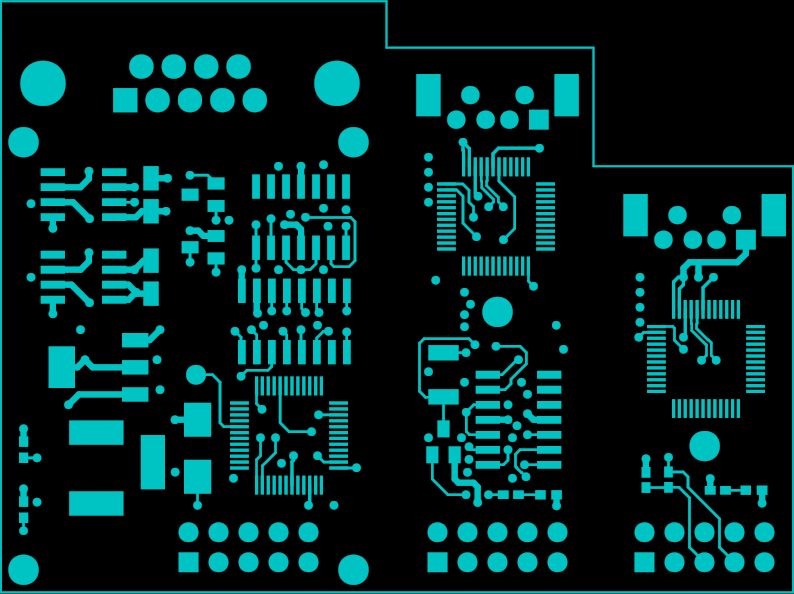
%> input picture input/Gerber/tif/HRNG_CRL1084_L1.tif, 794 x 594 px
$ octave --eval "Comparison;"   (GNU Octave 9; MATLAB toolbox functions it lacks are replaced by stand-ins)
%> lines starting %> are read from the running program, lines starting %| are printed output that depends on the picture; in (x1, y1, x2, y2) boxes, pixels count from 0 and x2, y2 are one past the last pixel; in counts of white or black regions, pixels touching at a corner belong together; the program's own positions count from 1
### Code/gDarkLayer.m
function[gCircles]  = gDarkLayer(GerberBinary)

    % output_filename = 'After_PreP_gDark.jpg';
    % imwrite(GerberBinary, output_filename);

    % Perform circle detection for the first radius range
    [radiusRange1] = [2, 4];
    [centers1, radii1] = imfindcircles(GerberBinary, radiusRange1,"ObjectPolarity",'bright', "Sensitivity",0.85,"EdgeThreshold",0.75,"Method","TwoStage");
    % circles1 = [centers1, radii1];


    % Perform circle detection for the second radius range
    [radiusRange2] = [6, 10];
    [centers2, radii2] = imfindcircles(GerberBinary, radiusRange2, "ObjectPolarity",'bright', "Sensitivity",0.85,"EdgeThreshold",0.9,"Method","TwoStage");
    % circles2 = [centers2, radii2];

    % Perform circle detection for the third radius range
    [radiusRange3] = [10, 26];
    [centers3, radii3] = imfindcircles(GerberBinary, radiusRange3,"ObjectPolarity",'bright', "Sensitivity",0.85,"EdgeThreshold",0.9,"Method","TwoStage");
    % circles3 = [centers3, radii3];

    % Combine the circle data with radius range information
    centers = [centers1; centers2; centers3];
    radii = [radii1; radii2; radii3];

    gCircles = [centers, radii];

    % [10 lines of commented-out code are left out]

end

### Code/Comparison.m
function[] = Comparison()
% This function should take 2 inputs one gerber file and its corresponding
% X Ray image

%============================== GERBER IMAGE ===================================

% Read Gerber file
imgGerber = imread("../Gerber/HRNG_CRL1084_L1.tif");
%> imgGerber is the input picture: size 594x794x3 uint8; mean R, G, B 0, 36.5, 36.5
GerberGray = im2gray(imgGerber);
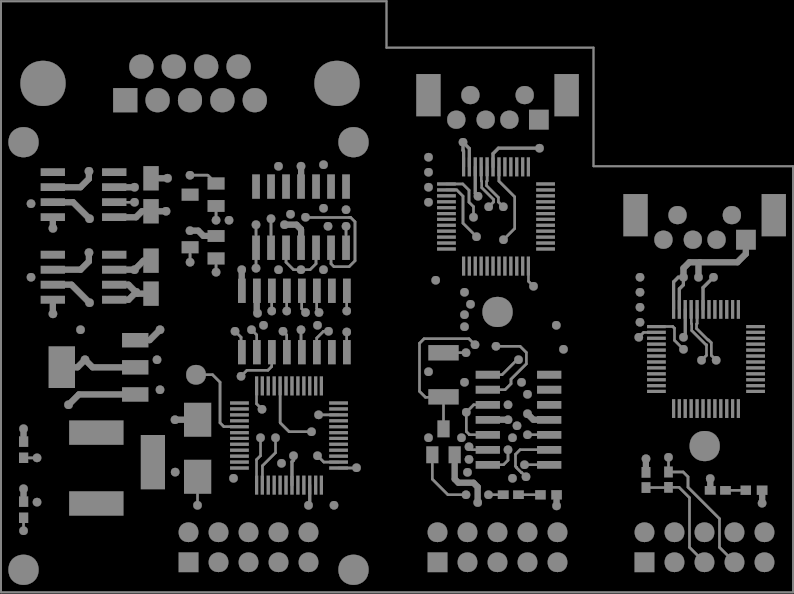
%> GerberGray: size 594x794 uint8; min 0, max 137, mean 25.6
GerberBinary = imbinarize(GerberGray, "global");
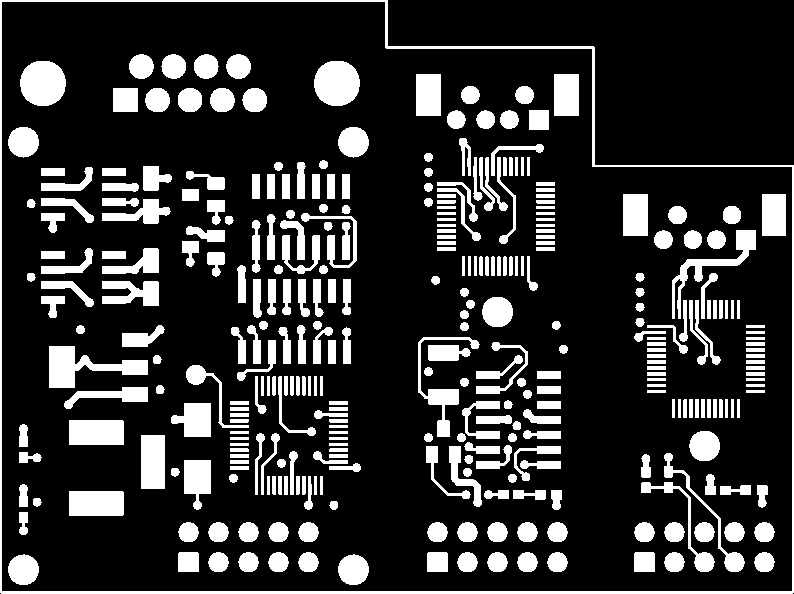
%> GerberBinary: size 594x794 logical; 19.3% white; 340 white regions, largest, box (x1, y1, x2, y2) and area: (0, 0, 794, 594) 6694, (49, 346, 148, 388) 1856, (314, 61, 360, 106) 1667
%> the run ends on the next line

% disp(size(imgGerber));
% pause(5);

% ----------------------Identify holes------------------------

%Process Gerber file based on the background of the file
if sum(GerberBinary(:) == 0) > sum(GerberBinary(:) == 1)
    % Dark Background
    % CALL radiusRange takes input GERBER BINARY file
    % returns all the circles detected with there Centers and radii
    gCircles = gDarkLayer(GerberBinary);
else
    % Light Background
    % CALL otherLayers
    gCircles = gBrightLayer(GerberBinary);
end

disp(gCircles)
disp((size(gCircles, 1)))
% ------------------------------------------------------------

% -------------------Selection of Baseline---------------------
% Sort the circles of gerber file 3 - radius, 2 - X , 1 - Y
sortedCircles = sortrows(gCircles, [-3, 1, 2]);
disp(sortedCircles);

disp(sortedCircles(1, 2:3))
% Baseline Selection (Row, Col)
BL = [sortedCircles(1:2, 1), sortedCircles(1:2, 2)];
BL = sortrows(BL,1);
disp(BL);

%---------------------------------------------------------------

% transulation and Axis rotation (changes all the values in coordinates)
% newCircles = Transulate(gCircles, BL);
% newCircles = sortrows(newCircles, [-3, 2, 1]);
% disp(newCircles)
% disp(size(newCircles,1))

%-----------------Generate Properties GERBER ---------------------

% Generate Distance and angle

newCircles = GenerateProp(BL, gCircles);
newCircles = sortrows(newCircles, [-3, 4, 5]);

% filename = 'output_Gerber.xlsx';  % Specify the Excel file name
% writematrix(newCircles, filename);

disp(newCircles)
disp(size(newCircles,1))


%============================== X RAY IMAGE ===================================

% based on the Generated Distance and angle look of the hole in the XRay
% Image

XRay = imread("../report_3/front_crop_22.tif");

% disp("XRay")
% disp(size(XRay))
% pause(5);

XRay = imresize(XRay, size(GerberGray));

% disp("XRay after resize")
% disp(size(XRay))
% pause(5);

% ----------------------Identify holes------------------------
xCircles = getCirclesXRay(XRay);
% ------------------------------------------------------------

disp("-------------XRay image--------------")

% -------------------Selection of Baseline---------------------
% Sort the circles of XRay file 3 - radius, 1 - X , 2 - Y
sortedXCircles = sortrows(xCircles, [-3, 1, 2]);
disp(sortedXCircles);

% disp(sortedXCircles(1, 2:3))
% Baseline Selection (Row, Col)
xBL = [sortedXCircles(1:2, 1), sortedXCircles(1:2, 2)];
xBL = sortrows(xBL,1);
disp(xBL);
% --------------------------------------------------------------

%-----------------Generate Properties X Ray ---------------------
newXCircles = GenerateProp(xBL,xCircles);

newXCircles = sortrows(newXCircles,[-3, 4, 5]);

% filename = 'output_Xray.xlsx';  % Specify the Excel file name
% writematrix(newXCircles, filename);

disp(newXCircles);
disp(size(newXCircles,1));

%============================ MATCHING the HOLES =================================

% MATCHING THE HOLE OF GERBER TO XRAY.

% Set the threshold values
coordThreshold = 20;    % Adjust according to your needs
radiusThreshold = 3; % Adjust according to your needs
distanceThreshold = 13; % Adjust according to your needs
angleThreshold = 2;   % Adjust according to your needs

% Initialize a logical vector to store the presence of holes in Gerber but not in XRay
nG = height(newCircles);
holesInGerber = false(nG, 1);
holesInXray = false(height(newXCircles),1);
count = 0;

% Threshold to be compared for each iteration
angle = 0;
distance = 0;

% Threshold incrementing values
aTincrement = 0.154;
dTincrement = 1;

% Initialize a cell array to store matching coordinates
matchingCoordinates = cell(height(newCircles), 2);
k = 1;
while angleThreshold > angle && distanceThreshold > distance

    % Iterate over each hole in the Gerber data
    for i = 1:size(newCircles, 1)
        if holesInGerber(i) == true
            continue;
        end
        gerberX = newCircles(i, 1);
        gerberY = newCircles(i, 2);
        gerberRadius = newCircles(i, 3);
        gerberDistance = newCircles(i, 4);
        gerberAngle = newCircles(i, 5);

        % Initialize a flag to indicate if the hole is found in XRay
        flag = false;

        %Iterate over each hole in Xray data

        for j = 1:size(newXCircles, 1)
            if holesInXray(j) == true
                continue;
            end
            xrayX = newXCircles(j, 1);
            xrayY = newXCircles(j, 2);
            xrayRadius = newXCircles(j, 3);
            xrayDistance = newXCircles(j, 4);
            xrayAngle = newXCircles(j, 5);

            % Compare the hole properties and check if it matches within the thresholds
            if abs(gerberX - xrayX) <= coordThreshold && ...
                abs(gerberY - xrayY) <= coordThreshold && ...
                abs(gerberRadius - xrayRadius) <= radiusThreshold && ...
                abs(gerberDistance - xrayDistance) <= distance && ...
                abs(gerberAngle - xrayAngle) <= angle
                flag = true;
                disp(gerberAngle);
                disp(xrayAngle);
                count = count + 1;
                holesInXray(j) = flag;
                matchingCoordinates{k, 1} = newCircles(i);
                matchingCoordinates{k, 2} = newCircles(j);
                k = k + 1;
                break;
            end
        end

        % Update the logical vector based on the hole's presence in XRay
        holesInGerber(i) = flag;

    end

    angle = angle + aTincrement;
    distance = distance + dTincrement;


end


%======================== Output Stored in Excel Files ==============================

filename = 'output_Approx_Match.xlsx';  % Specify the Excel file name
writecell(matchingCoordinates, filename);
disp(count);

$ run again, with Code/correct_Gerber_2.png saved as input/Gerber/tif/HRNG_CRL1084_L1.tif
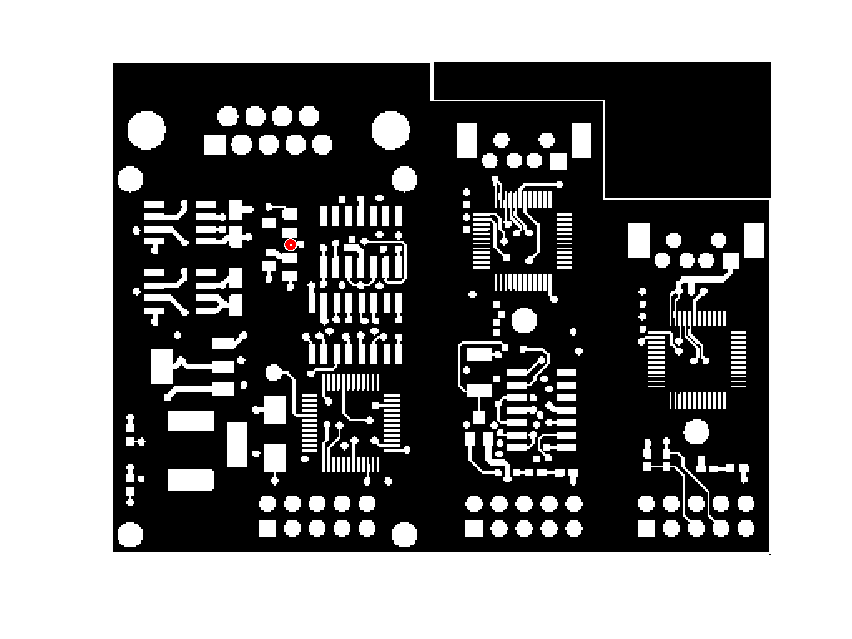
%> input picture Code/correct_Gerber_2.png, 852 x 639 px
%> in Comparison, imgGerber is the input picture: size 639x852x3 uint8; mean R, G, B 132.1, 132.1, 132.1
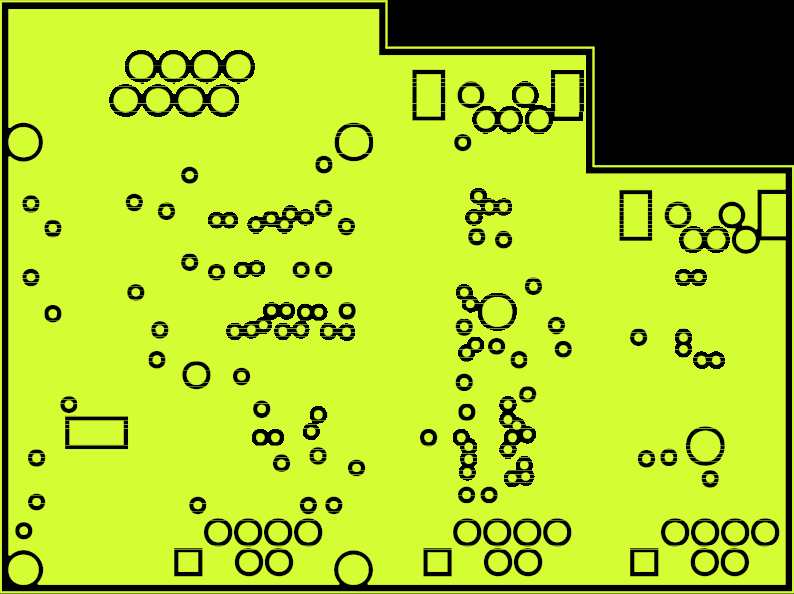
%> input picture input/Gerber/tif/HRNG_CRL1084_L2.tif, 794 x 594 px
%> in gBrightLayer, img is the input picture: size 594x794x3 uint8; mean R, G, B 170.9, 203, 40.9
%> level = 0.431
%> binary: size 594x794 logical; 80.7% white; 105 black regions (3 under 20 px), largest, box (x1, y1, x2, y2) and area: (387, 0, 794, 166) 42358, (2, 2, 792, 591) 18783, (109, 84, 239, 117) 1504
%> in gBrightLayer, ``:
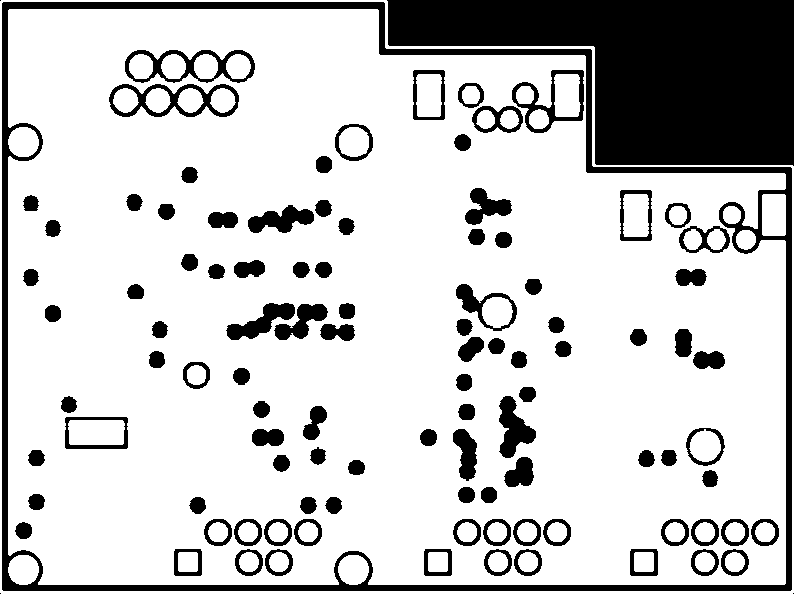
%> binary_cleaned: size 594x794 logical; 79.2% white; 105 black regions (3 under 20 px), largest, box (x1, y1, x2, y2) and area: (387, 0, 794, 166) 42358, (2, 2, 792, 591) 18783, (109, 84, 239, 117) 1504
